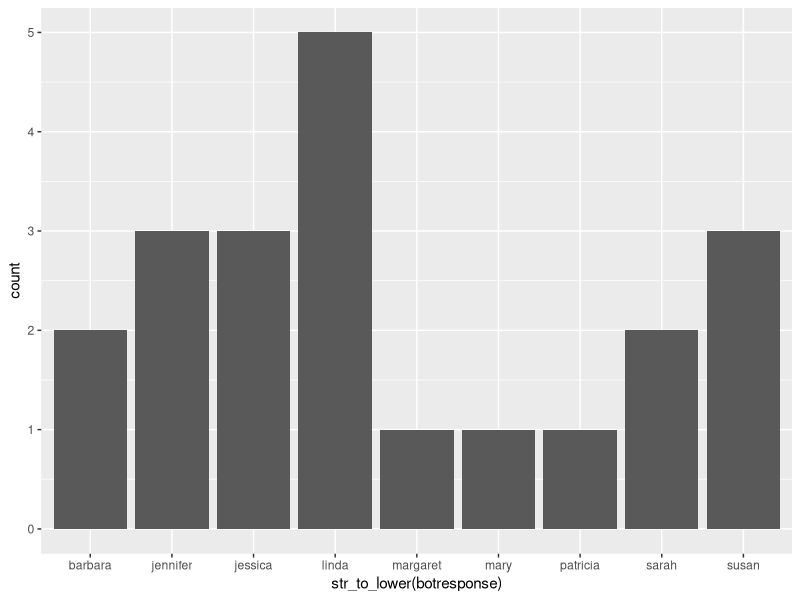

Here is the R script that generated this plot:
## ---- chunk 1
knitr::opts_chunk$set(echo = TRUE)
## ---- chunk 2
library(cowplot)
library(plyr)
library(tidyverse)
library(here)

df_import = read_csv(here("data","01_norming","01_pilot","09_08_withToxicBanana","data.csv")) %>%
  # exclude test
  # weird filter property that it will exclude NAs
  filter(is.na(comments) | comments != "TEST")
## ---- chunk 3
ggplot(df_import,aes(x=str_to_lower(botresponse))) +
  geom_histogram(stat="count")
## ---- chunk 4

df_clean = df_import %>% 
  # exclude multiple submissions
  arrange(startTime) %>% 
  distinct(anon_worker_id,trial_number, .keep_all = TRUE)

# number of participants before exclusion (118)
length(unique(df_import$anon_worker_id))
# number of participants after exclusion (118)
length(unique(df_clean$anon_worker_id))


df = df_clean %>%
  select(item,refexp,trial_number,anon_worker_id) %>% 
  mutate_at(vars(item),funs(str_replace(.,"images/",""))) %>% 
  mutate_at(vars(item),funs(str_replace(.,".png",""))) %>% 
  rename(col_item = item)
  
## ---- chunk 5

unique(df$refexp)

